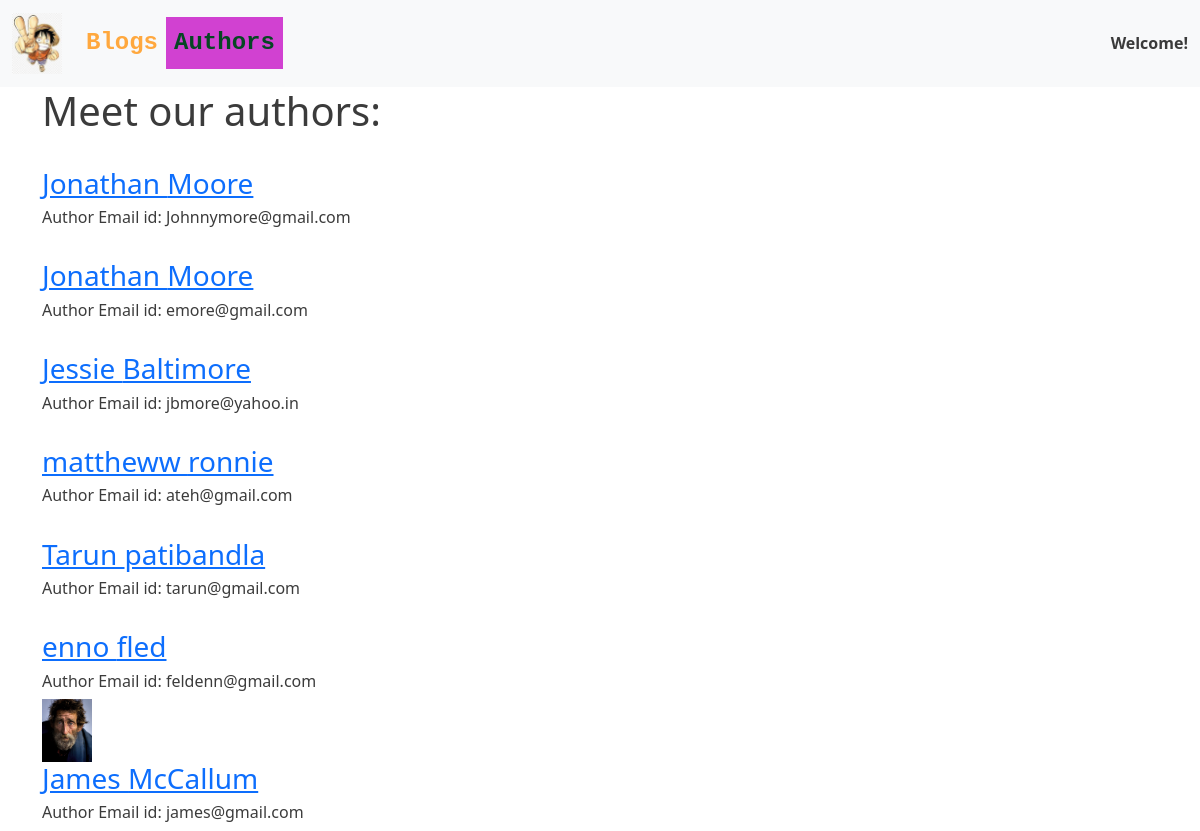
Screenshot of /authors/ with the database file from the repository.
### blogapp/models.py (models this page shows, shortened)
class Author(models.Model):
    author_first_name = models.CharField(
        max_length=50, blank=False, help_text="Author's first name")
    author_last_name = models.CharField(
        max_length=50, blank=False, help_text="Author's Last name")
    author_email = models.EmailField(
        blank=False, unique=True, help_text='Author email id')
    author_biodata = models.TextField(max_length=250, blank=True, null=True)
    author_image = models.ImageField(
        upload_to='authors/', null=True, blank=True)

### blogapp/views.py (the view)
# urls.py: path('authors/', views.authors, name='authors'),
def authors(request):
    authors = Author.objects.all()
    context = {"authors": authors}
    return render(request, './blogapp/authors.html', context=context)

### blogapp/templates/blogapp/authors.html
{% extends './base.html' %}
{% load static %}
{% block content %}
<h1>Meet our authors: </h1>
{%for author in authors%}
{% if author.author_image%}
<img src="{{ author.author_image.url }}" alt="" width=50px>
{% else %}
<img src="{%static 'blogapp/Catimage.jpg'%}" alt="" width=50px>
{% endif%}
<a href="{% url 'authorblogs' author.id %}">
    <h3>{{author.author_first_name}} {{author.author_last_name}}</h3>
</a>
<h6>Author Email id: {{author.author_email}}</h6>
{%endfor%}
{% endblock %}

### blogapp/templates/blogapp/base.html (style rules this page uses)
body { color: rgba(0, 0, 0, 0.769); background-repeat: no-repeat; background-attachment: fixed; background-size: cover; font-weight: bold; }

### rows the page displays
Author: author_first_name "Jonathan", author_last_name "Moore", author_email "Johnnymore@gmail.com"
Author: author_first_name "Jonathan", author_last_name "Moore", author_email "emore@gmail.com"
Author: author_first_name "Jessie", author_last_name "Baltimore", author_email "jbmore@yahoo.in"
Author: author_first_name "mattheww", author_last_name "ronnie", author_email "ateh@gmail.com"
Author: author_first_name "Tarun", author_last_name "patibandla", author_email "tarun@gmail.com"
Author: author_first_name "enno", author_last_name "fled", author_email "feldenn@gmail.com"
Author: author_image (picture), author_first_name "James", author_last_name "McCallum", author_email "james@gmail.com"
